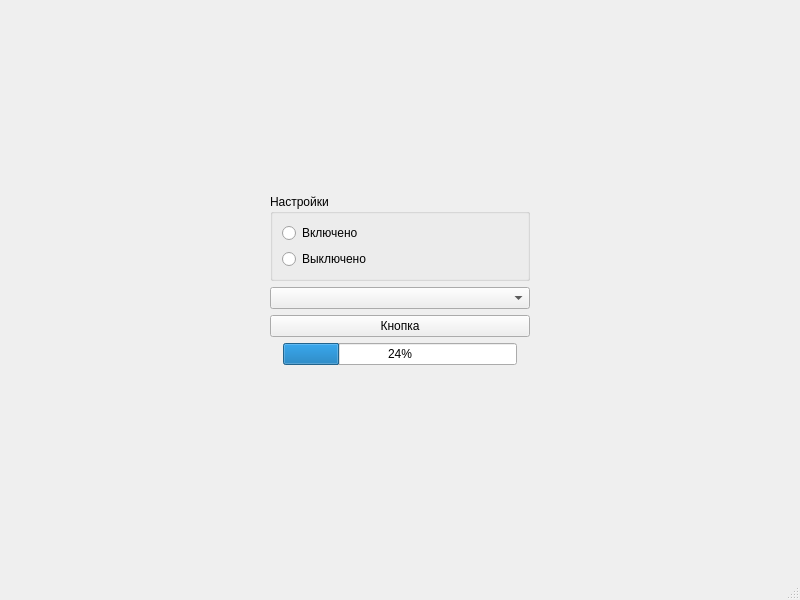
<?xml version="1.0" encoding="UTF-8"?>
<ui version="4.0">
 <class>MainWindow</class>
 <widget class="QMainWindow" name="MainWindow">
  <property name="geometry">
   <rect>
    <x>0</x>
    <y>0</y>
    <width>800</width>
    <height>600</height>
   </rect>
  </property>
  <property name="windowTitle">
   <string>MainWindow</string>
  </property>
  <widget class="QWidget" name="centralwidget">
   <layout class="QGridLayout" name="gridLayout">
    <item row="0" column="1">
     <spacer name="verticalSpacer">
      <property name="orientation">
       <enum>Qt::Vertical</enum>
      </property>
      <property name="sizeHint" stdset="0">
       <size>
        <width>20</width>
        <height>40</height>
       </size>
      </property>
     </spacer>
    </item>
    <item row="1" column="2">
     <spacer name="horizontalSpacer_2">
      <property name="orientation">
       <enum>Qt::Horizontal</enum>
      </property>
      <property name="sizeHint" stdset="0">
       <size>
        <width>40</width>
        <height>20</height>
       </size>
      </property>
     </spacer>
    </item>
    <item row="1" column="1">
     <layout class="QVBoxLayout" name="verticalLayout_2">
      <item>
       <widget class="QGroupBox" name="groupBox">
        <property name="title">
         <string>Настройки</string>
        </property>
        <layout class="QVBoxLayout" name="verticalLayout">
         <item>
          <widget class="QRadioButton" name="radioButton">
           <property name="text">
            <string>Включено</string>
           </property>
          </widget>
         </item>
         <item>
          <widget class="QRadioButton" name="radioButton_2">
           <property name="text">
            <string>Выключено</string>
           </property>
          </widget>
         </item>
        </layout>
       </widget>
      </item>
      <item>
       <widget class="QComboBox" name="comboBox"/>
      </item>
      <item>
       <widget class="QPushButton" name="pushButton">
        <property name="text">
         <string>Кнопка</string>
        </property>
       </widget>
      </item>
      <item>
       <layout class="QHBoxLayout" name="horizontalLayout">
        <item>
         <widget class="QLabel" name="label">
          <property name="text">
           <string/>
          </property>
         </widget>
        </item>
        <item>
         <widget class="QProgressBar" name="progressBar">
          <property name="value">
           <number>24</number>
          </property>
         </widget>
        </item>
        <item>
         <widget class="QLabel" name="label_2">
          <property name="text">
           <string/>
          </property>
         </widget>
        </item>
       </layout>
      </item>
      <item>
       <widget class="QLabel" name="label_3">
        <property name="text">
         <string/>
        </property>
        <property name="alignment">
         <set>Qt::AlignCenter</set>
        </property>
       </widget>
      </item>
     </layout>
    </item>
    <item row="1" column="0">
     <spacer name="horizontalSpacer">
      <property name="orientation">
       <enum>Qt::Horizontal</enum>
      </property>
      <property name="sizeHint" stdset="0">
       <size>
        <width>40</width>
        <height>20</height>
       </size>
      </property>
     </spacer>
    </item>
    <item row="2" column="1">
     <spacer name="verticalSpacer_2">
      <property name="orientation">
       <enum>Qt::Vertical</enum>
      </property>
      <property name="sizeHint" stdset="0">
       <size>
        <width>20</width>
        <height>40</height>
       </size>
      </property>
     </spacer>
    </item>
   </layout>
  </widget>
  <widget class="QMenuBar" name="menubar">
   <property name="geometry">
    <rect>
     <x>0</x>
     <y>0</y>
     <width>800</width>
     <height>24</height>
    </rect>
   </property>
  </widget>
  <widget class="QStatusBar" name="statusbar"/>
 </widget>
 <resources/>
 <connections/>
</ui>
